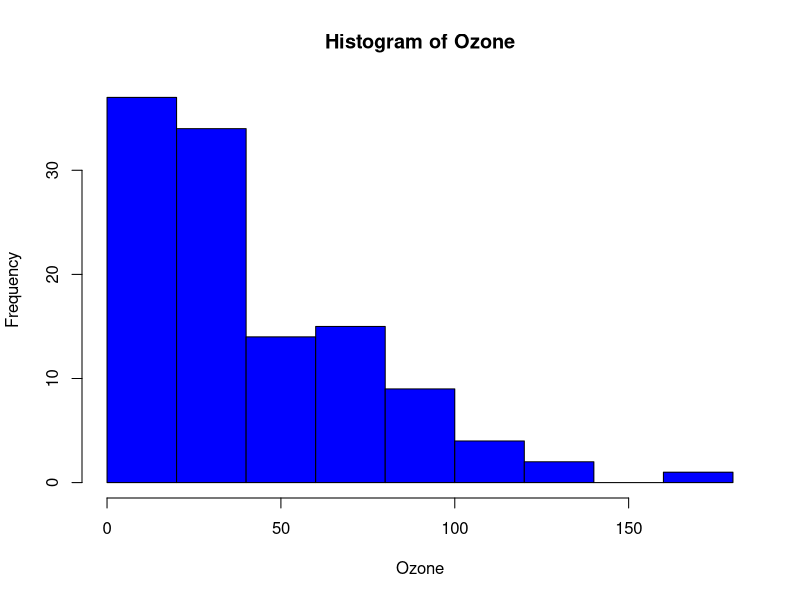
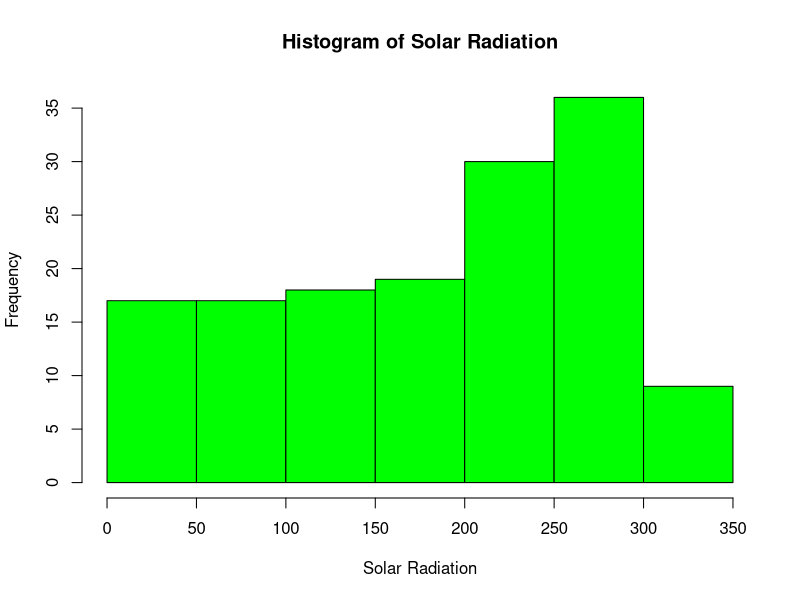
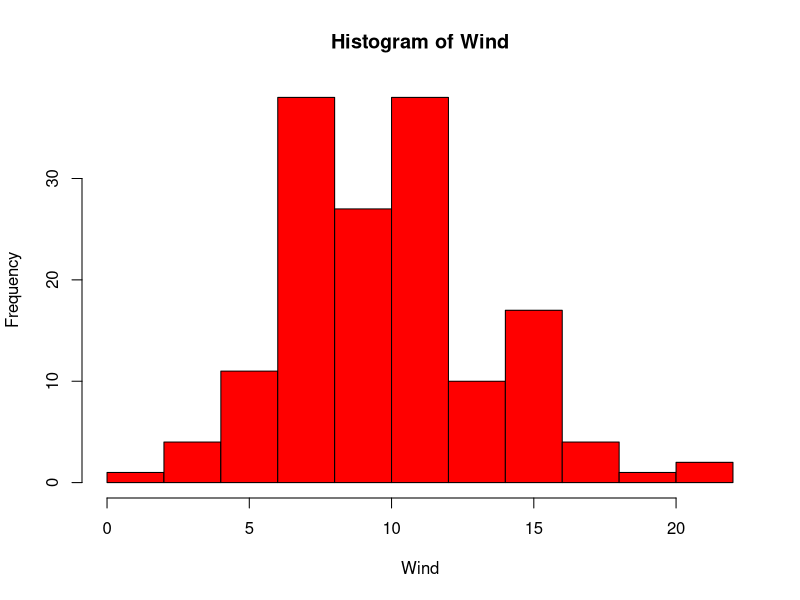
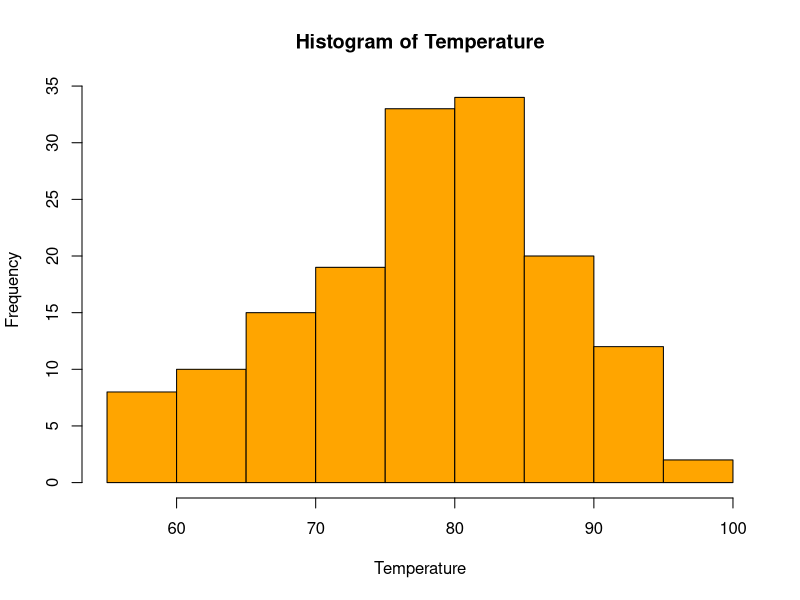
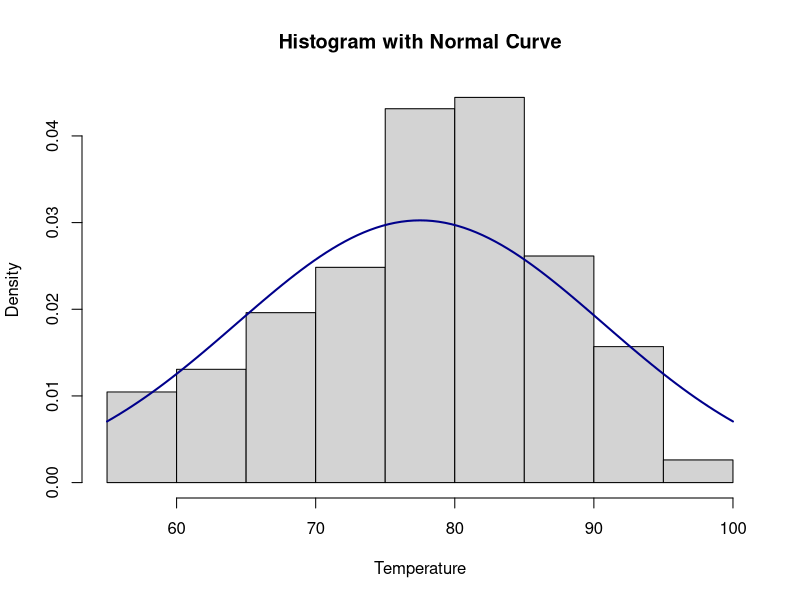
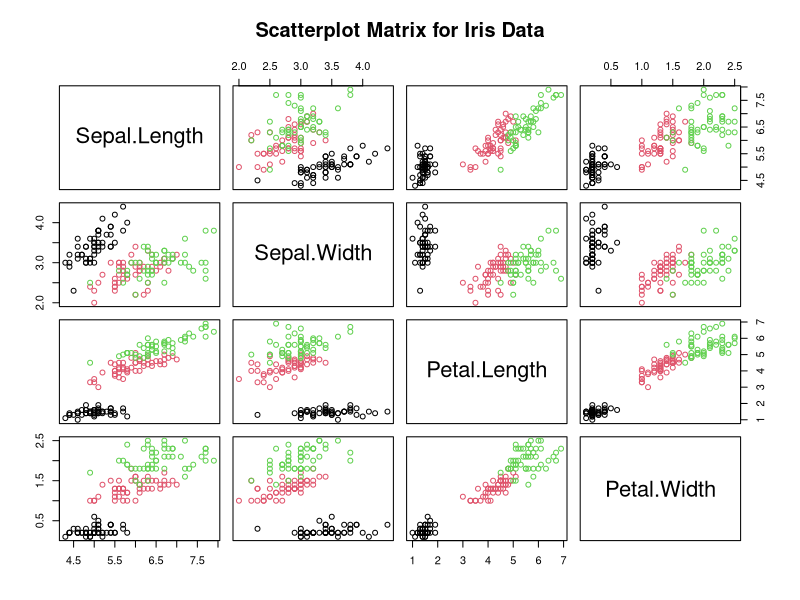
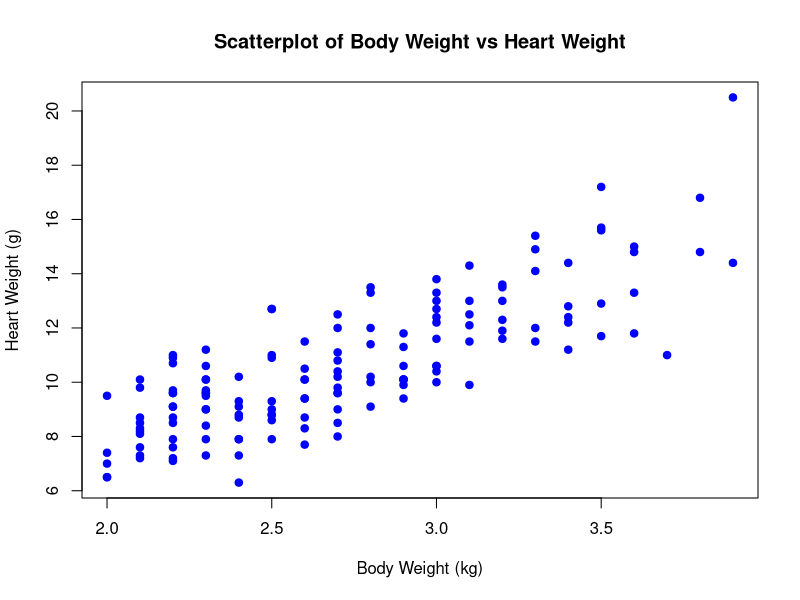

Source code (R) for these figures, in order:
#1: Load the dataset airquality
#(a) Compute summary measurements for the quantitative variables and interpret your results.
# Load the dataset
data(airquality)

# Compute summary measurements
summary(airquality)

#(b) Identify the shape of the distributions of the quantitative variables using a suitable graphical method and comment on your findings.
# Plot histograms for each quantitative variable
hist(airquality$Ozone, main="Histogram of Ozone", xlab="Ozone", col="blue")
hist(airquality$Solar.R, main="Histogram of Solar Radiation", xlab="Solar Radiation", col="green")
hist(airquality$Wind, main="Histogram of Wind", xlab="Wind", col="red")
hist(airquality$Temp, main="Histogram of Temperature", xlab="Temperature", col="orange")

#(c) According to the results obtained in part b, name a suitable variable that can be approximated to a normal distribution. Draw a normal curve for that variable.
# Assuming Temp is approximately normal
x <- airquality$Temp
hist(x, prob=TRUE, main="Histogram with Normal Curve", xlab="Temperature")
curve(dnorm(x, mean=mean(x, na.rm=TRUE), sd=sd(x, na.rm=TRUE)), add=TRUE, col="darkblue", lwd=2)

#2: Load the dataset iris
#Construct a matrix scatter plot for the data and interpret the relationships among variables.
# Load the dataset
data(iris)

# Matrix scatter plot
pairs(iris[1:4], main="Scatterplot Matrix for Iris Data", col=iris$Species)

#3: Load the dataset cats
#(a) Check whether there is any relationship between Bwt and Hwt using a suitable graphical method. Comment on your plot.
# Load the dataset
library(MASS)
data(cats)

# Scatterplot
plot(cats$Bwt, cats$Hwt, main="Scatterplot of Body Weight vs Heart Weight", xlab="Body Weight (kg)", ylab="Heart Weight (g)", pch=19, col="blue")

#(b) Fit a simple linear regression to model the Heart weight of the cats using Body weight as the independent variable. Write the equation of the fitted model.
# Linear regression model
model <- lm(Hwt ~ Bwt, data=cats)
summary(model)

#(c) Test the goodness of fit of the fitted model and justify your answer (R squared).
# R-squared value
summary(model)$r.squared

#(d) Test the significance of the relationship between the variables Bwt and Hwt. (Mention all the steps clearly).
# P-value for the slope
summary(model)$coefficients[2,4]

#(e) Predict the heart weight of a cat if its body weight is 2.52 kg.
# Prediction
new_data <- data.frame(Bwt = 2.52)
predicted_Hwt <- predict(model, newdata=new_data)
predicted_Hwt
